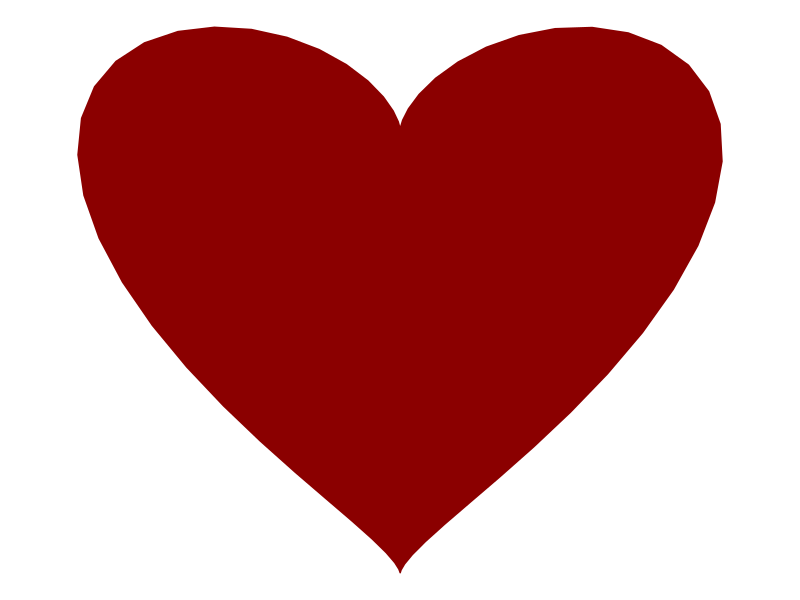

R code for this plot:
## ---- chunk 1
knitr::opts_chunk$set(collapse = TRUE, message = FALSE)
## ---- chunk 2

dat <- data.frame(t=seq(0, 2*pi, by=0.1))
xhrt <- function(t){16*sin(t)^3}
yhrt <- function(t){13*cos(t)-5*cos(2*t)-2*cos(3*t)-cos(4*5)}
dat$y=yhrt(dat$t)
dat$x=xhrt(dat$t)

## ---- chunk 3
library(ggplot2)
plt <- ggplot(dat, aes(x=x, y=y)) +
  geom_polygon(color="darkred", fill="darkred") +
  coord_fixed() +
  theme_void()

print(plt)
